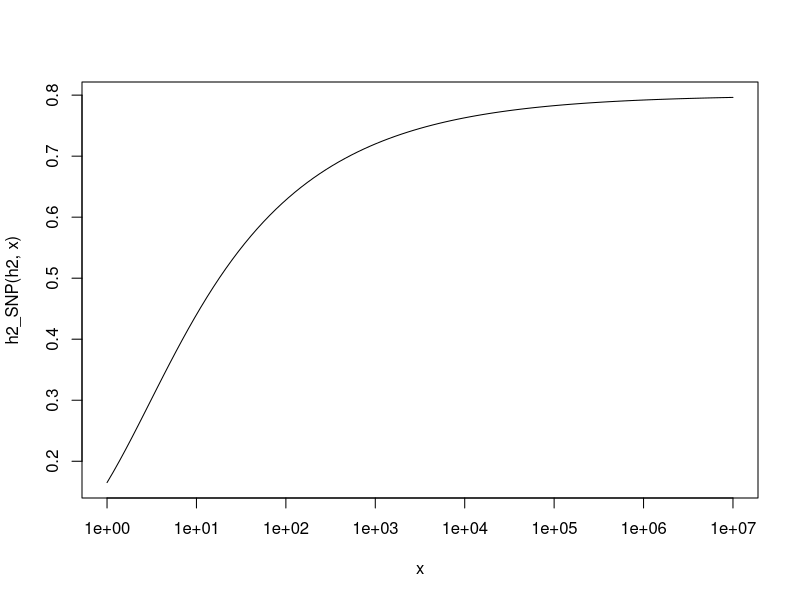
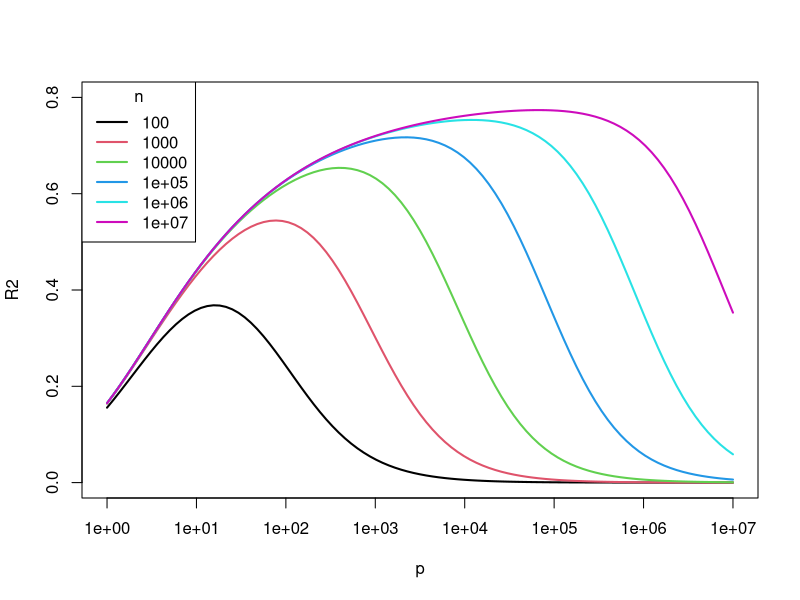

Generate these figures, in order, with R:
## ---- chunk 1
knitr::opts_chunk$set(echo = TRUE, fig.align = "center")
## ---- chunk 2
    h2 <- 0.8
## ---- chunk 3
    h2_SNP <- function(h2, p) {
      h2 * (1 - exp(-log(1 + p) / 3))
    }
    curve(h2_SNP(h2, x), from = 1, to = 1e7, log = "x")
## ---- chunk 4
    r2_SNP <- function(h2, n, p) {
      h2 <- h2_SNP(h2, p)
      ratio <- n / p * h2
      h2 * ratio / (ratio + 1)
    }
## ---- chunk 5
plot(NULL, xlim = c(1, 1e7), ylim = c(0, h2), log = "x", xlab = "p", ylab = "R2")
seq_n <- 10^(2:7)
for (i in seq_along(seq_n)) {
  curve(r2_SNP(h2, seq_n[i], x), col = i, lwd = 2, add = TRUE)
}
legend("topleft", legend = seq_n, title = "n",
       col = seq_along(seq_n), lty = 1, lwd = 2)
